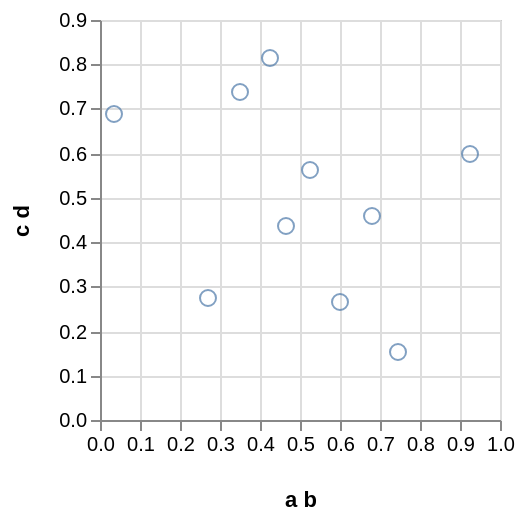

Write a Vega-Lite specification for this figure.
### Vega specification from a JSON file in a GitHub repository (floating-point values rounded to 4 significant figures)
{"$schema": "https://vega.github.io/schema/vega/v3.0.json", "autosize": "pad", "padding": 5, "encode": {"update": {"stroke": {"value": "#ccc"}, "fill": {"value": "transparent"}}}, "data": [{"name": "source_0", "values": [{"a b": 0.9229, "c d": 0.5983}, {"a b": 0.682, "c d": 0.46}, {"a b": 0.03553, "c d": 0.6864}, {"a b": 0.3491, "c d": 0.7368}, {"a b": 0.4248, "c d": 0.813}, {"a b": 0.5239, "c d": 0.5616}, {"a b": 0.4668, "c d": 0.4366}, {"a b": 0.2692, "c d": 0.2747}, {"a b": 0.601, "c d": 0.2649}, {"a b": 0.7458, "c d": 0.1544}]}, {"name": "data_0", "source": "source_0", "transform": [{"type": "formula", "expr": "toNumber(datum[\"a b\"])", "as": "a b"}, {"type": "formula", "expr": "toNumber(datum[\"c d\"])", "as": "c d"}, {"type": "filter", "expr": "datum[\"a b\"] !== null && !isNaN(datum[\"a b\"]) && datum[\"c d\"] !== null && !isNaN(datum[\"c d\"])"}]}], "signals": [{"name": "width", "update": "200"}, {"name": "height", "update": "200"}], "marks": [{"name": "marks", "type": "symbol", "role": "point", "from": {"data": "data_0"}, "encode": {"update": {"x": {"scale": "x", "field": "a b"}, "y": {"scale": "y", "field": "c d"}, "stroke": {"value": "#4c78a8"}, "fill": {"value": "transparent"}, "opacity": {"value": 0.7}}}}], "scales": [{"name": "x", "type": "linear", "domain": {"data": "data_0", "field": "a b"}, "range": [0, {"signal": "width"}], "round": true, "nice": true, "zero": true}, {"name": "y", "type": "linear", "domain": {"data": "data_0", "field": "c d"}, "range": [{"signal": "height"}, 0], "round": true, "nice": true, "zero": true}], "axes": [{"scale": "x", "labelOverlap": true, "orient": "bottom", "title": "a b", "zindex": 1}, {"scale": "x", "domain": false, "grid": true, "labels": false, "maxExtent": 0, "minExtent": 0, "orient": "bottom", "ticks": false, "zindex": 0, "gridScale": "y"}, {"scale": "y", "labelOverlap": true, "orient": "left", "title": "c d", "zindex": 1}, {"scale": "y", "domain": false, "grid": true, "labels": false, "maxExtent": 0, "minExtent": 0, "orient": "left", "ticks": false, "zindex": 0, "gridScale": "x"}], "config": {"axis": {"minExtent": 30}}}
